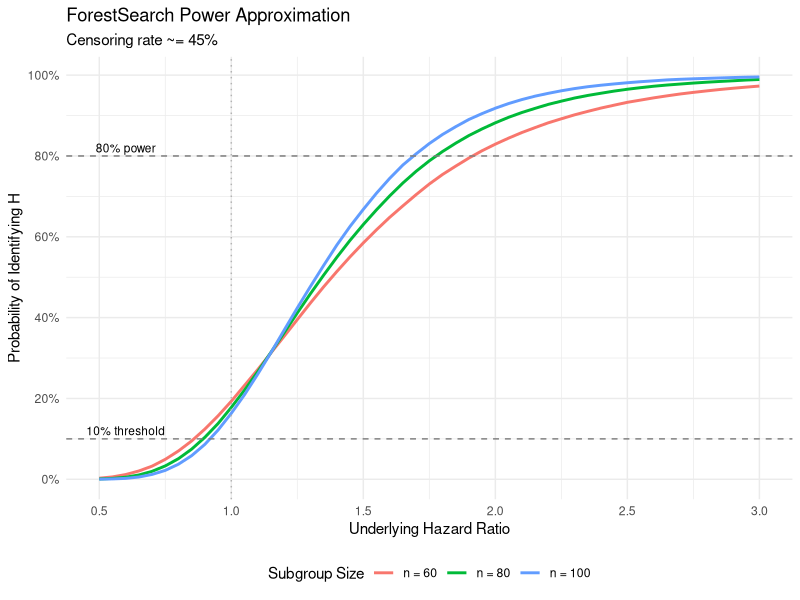

Generate this figure with R:
## ---- chunk 1
knitr::opts_chunk$set(
  echo = TRUE,
  message = FALSE,
  warning = FALSE,
  fig.align = "center",
  fig.width = 8,
  fig.height = 6
)

# Bootstrap 5 code-folding hook for pkgdown compatibility
# Usage: add `echo=FALSE, code_fold=TRUE` to any chunk header
knitr::knit_hooks$set(code_fold = function(before, options, envir) {
  if (!before && isTRUE(options$code_fold)) {
    id <- gsub("[^a-zA-Z0-9]", "", options$label)
    code_lines <- knitr::knit_code$get(options$label)
    code_text  <- htmltools::htmlEscape(paste(code_lines, collapse = "\n"))
    sprintf(
      '<p><a class="btn btn-outline-secondary btn-sm" data-bs-toggle="collapse" href="#collapse-%s" role="button" aria-expanded="false" aria-controls="collapse-%s"><i class="bi bi-code-slash"></i> Code</a></p>\n<div class="collapse" id="collapse-%s"><div class="card card-body p-0"><pre class="r"><code class="hljs">%s</code></pre></div></div>',
      id, id, id, code_text
    )
  }
})
## ---- chunk 2

# Power approximation function
approx_power <- function(hr, n_subgroup, cens_rate = 0.45) {
  beta <- log(hr)
  d <- (1 - cens_rate) * n_subgroup
  var_split <- 8 / d

  # Numerical integration
  integrate_2d <- function(beta, var) {
    # Use Monte Carlo integration
    set.seed(123)
    n_sim <- 100000
    w1 <- rnorm(n_sim, mean = beta, sd = sqrt(var))
    w2 <- rnorm(n_sim, mean = beta, sd = sqrt(var))

    mean((w1 + w2 >= 2 * log(1.25)) & (w1 >= 0) & (w2 >= 0))
  }

  integrate_2d(beta, var_split)
}

# Calculate power curves
hr_seq <- seq(0.5, 3.0, by = 0.05)
n_values <- c(60, 80, 100)

power_data <- expand.grid(hr = hr_seq, n = n_values)
power_data$power <- mapply(approx_power, power_data$hr, power_data$n)
power_data$n <- factor(power_data$n, labels = paste("n =", n_values))

library(ggplot2)
ggplot(power_data, aes(x = hr, y = power, color = n)) +
  geom_line(linewidth = 1) +
  geom_hline(yintercept = 0.10, linetype = "dashed", color = "gray50") +
  geom_hline(yintercept = 0.80, linetype = "dashed", color = "gray50") +
  geom_vline(xintercept = 1.0, linetype = "dotted", color = "gray70") +
  scale_x_continuous(breaks = seq(0.5, 3.0, by = 0.5)) +
  scale_y_continuous(breaks = seq(0, 1, by = 0.2), labels = scales::percent) +
  labs(
    x = "Underlying Hazard Ratio",
    y = "Probability of Identifying H",
    color = "Subgroup Size",
    title = "ForestSearch Power Approximation",
    subtitle = "Censoring rate ~= 45%"
  ) +
  theme_minimal() +
  theme(legend.position = "bottom") +
  annotate("text", x = 0.6, y = 0.12, label = "10% threshold", size = 3) +
  annotate("text", x = 0.6, y = 0.82, label = "80% power", size = 3)
## ---- chunk 3

cv_metrics <- data.frame(
  Metric = c("sensCV(Ĥ)", "sensCV(Ĥᶜ)", "ppvCV(Ĥ)",
             "ppvCV(Ĥᶜ)", "Exact Match"),
  Description = c(
    "Proportion of full-analysis Ĥ subjects also classified as Ĥ in CV",
    "Proportion of full-analysis Ĥᶜ subjects also classified as Ĥᶜ in CV",
    "Proportion of CV Ĥ subjects that match full-analysis Ĥ",
    "Proportion of CV Ĥᶜ subjects that match full-analysis Ĥᶜ",
    "Proportion of CV folds reproducing exact subgroup definition"
  ),
  Interpretation = c(
    "Higher = more stable Ĥ identification",
    "Higher = more stable Ĥᶜ identification",
    "Higher = CV predictions align with full analysis",
    "Higher = CV predictions align with full analysis",
    "Higher = algorithm consistently identifies same subgroup"
  )
)

knitr::kable(cv_metrics, caption = "Cross-Validation Metrics for ForestSearch")
## ---- chunk 4

sim_models <- data.frame(
  Model = c("M1", "M1", "M2", "M2", "M3", "M3"),
  Condition = c("Null", "Alt", "Null", "Alt", "Null", "Alt"),
  N = c(700, 700, 500, 500, 300, 300),
  `p_H` = c("-", "13%", "-", "20%", "-", "30%"),
  `theta_ITT` = c(0.70, 0.71, 0.69, 0.79, 0.55, 0.74),
  `theta_H` = c("-", "2.0", "-", "2.0", "-", "2.0"),
  `theta_Hc` = c("-", "0.65", "-", "0.69", "-", "0.56"),
  check.names = FALSE
)

knitr::kable(
  sim_models,
  col.names = c("Model", "Condition", "N", "p_H (%)",
                "θ†(ITT)", "θ†(H)", "θ†(Hc)"),
  caption = "Simulation model specifications.",
  align = "ccccccc"
)
## ---- chunk 5

results <- data.frame(
  Method = c("FS_l", "FS_lg", "GRF", "GRF.60", "VT(24)", "VT(36)"),
  `T1E_M1` = c("2%", "11%", "61%", "27%", "4%", "6%"),
  `Pow_M1` = c("71%", "83%", "94%", "71%", "44%", "42%"),
  `Sens_M1` = c("64%", "74%", "66%", "52%", "37%", "34%"),
  `T1E_M2` = c("3%", "14%", "60%", "32%", "4%", "6%"),
  `Pow_M2` = c("89%", "96%", "99%", "86%", "56%", "53%"),
  `Sens_M2` = c("77%", "81%", "70%", "58%", "44%", "40%"),
  check.names = FALSE
)

knitr::kable(
  results,
  col.names = c("Method", "T1E", "Power", "sens(Ĥ)",
                "T1E", "Power", "sens(Ĥ)"),
  caption = paste(
    "Subgroup identification results with noise factors.",
    "T1E = type-1 error (any(H) under null); Power = any(H) under",
    "alternative; sens(H-hat) = sensitivity for H classification",
    "under alternative."
  ),
  align = "lcccccc"
)
## ---- chunk 6

est_results <- data.frame(
  Estimator = c(
    "θ̂(Ĥ) observed",
    "θ̂*(Ĥ) bias-corrected",
    "θ̂(Ĥᶜ) observed",
    "θ̂*(Ĥᶜ) bias-corrected"
  ),
  `Bias_dagger` = c("9% to 24%", "-10% to -2.4%",
                     "0.5% to 5.1%", "2.3% to 10.9%"),
  `Bias_ddagger` = c("9% to 14%", "-11.6% to -6.3%",
                      "-9.7% to 2.8%", "-4.8% to 4.6%"),
  `Coverage_oracle` = c(">= 98%", ">= 95%", ">= 99%", ">= 100%"),
  check.names = FALSE
)

knitr::kable(
  est_results,
  col.names = c("Estimator", "Rel. bias (marginal)",
                "Rel. bias (CDE)", "Oracle coverage"),
  caption = paste(
    "Estimation properties for FS_lg across models M1-M3.",
    "Relative bias ranges shown across the three models.",
    "Oracle coverage = CI coverage for the oracle (true subgroup) estimate."
  ),
  align = "lccc"
)
## ---- chunk 7
sessionInfo()
